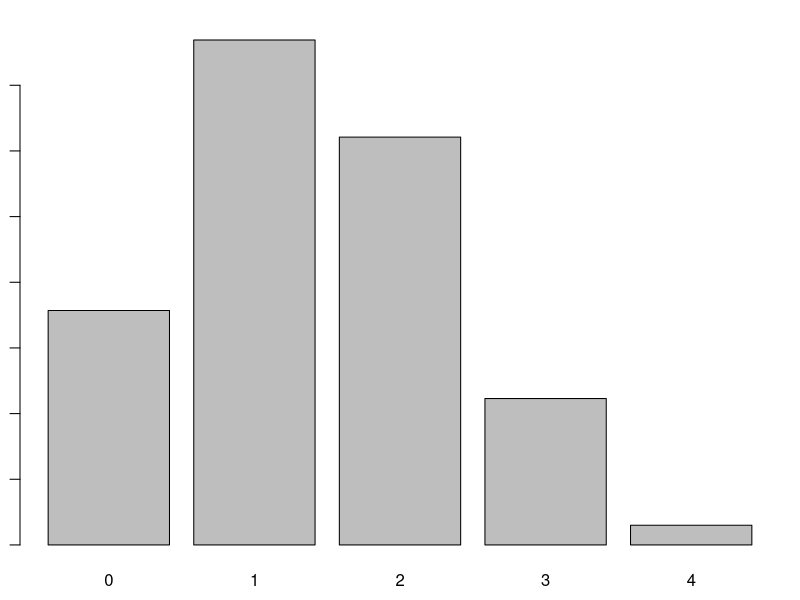

Reproduce this figure in R.
## ---- chunk 1
set.seed(2112)
library(ggplot2)
par(mar=c(2.5,1,2,1))
library(knitr)
## ---- chunk 2
tickets <- as.data.frame(rbind(
	c(    '$1',    1,     15),
	c(    '$2',    2,     11),
	c(    '$4',    4,     62),
	c(    '$5',    5,    100),
	c(   '$10',   10,    143),
	c(   '$20',   20,    250),
	c(   '$30',   30,    562),
	c(   '$50',   50,   3482),
	c(  '$100',  100,   6681),
	c(  '$500',  500,  49440),
	c('$1500',  1500, 375214),
	c('$2500',  2500, 618000)
), stringsAsFactors=FALSE)
names(tickets) <- c('Winnings', 'Value', 'Odds')
tickets$Value <- as.integer(tickets$Value)
tickets$Odds <- as.integer(tickets$Odds)

tickets$xPx <- tickets$Value * (1 / tickets$Odds)
## ---- chunk 3
tickets
sum(tickets$xPx) - 1 # Expected value for one ticket
## ---- chunk 4
sum(tickets$xPx) - 1 # Expected value for one ticket
## ---- chunk 5
nGames <- 1
runs <- numeric(10000)
for(j in seq_along(runs)) {
	odds <- sample(max(tickets$Odds), nGames, replace = TRUE)
	vals <- rep(-1, length(odds))
	for(i in 1:nrow(tickets)) {
		vals[odds %% tickets[i,'Odds'] == 0] <- tickets[i,'Value'] - 1
	}
	runs[j] <- cumsum(vals)[nGames]
}
mean(runs)
## ---- chunk 6
choose(9,2)
## ---- chunk 7
n <- 4
p <- 0.35
barplot(dbinom(0:n, n, p), names.arg=0:n)
dbinom(1, 4, p)
